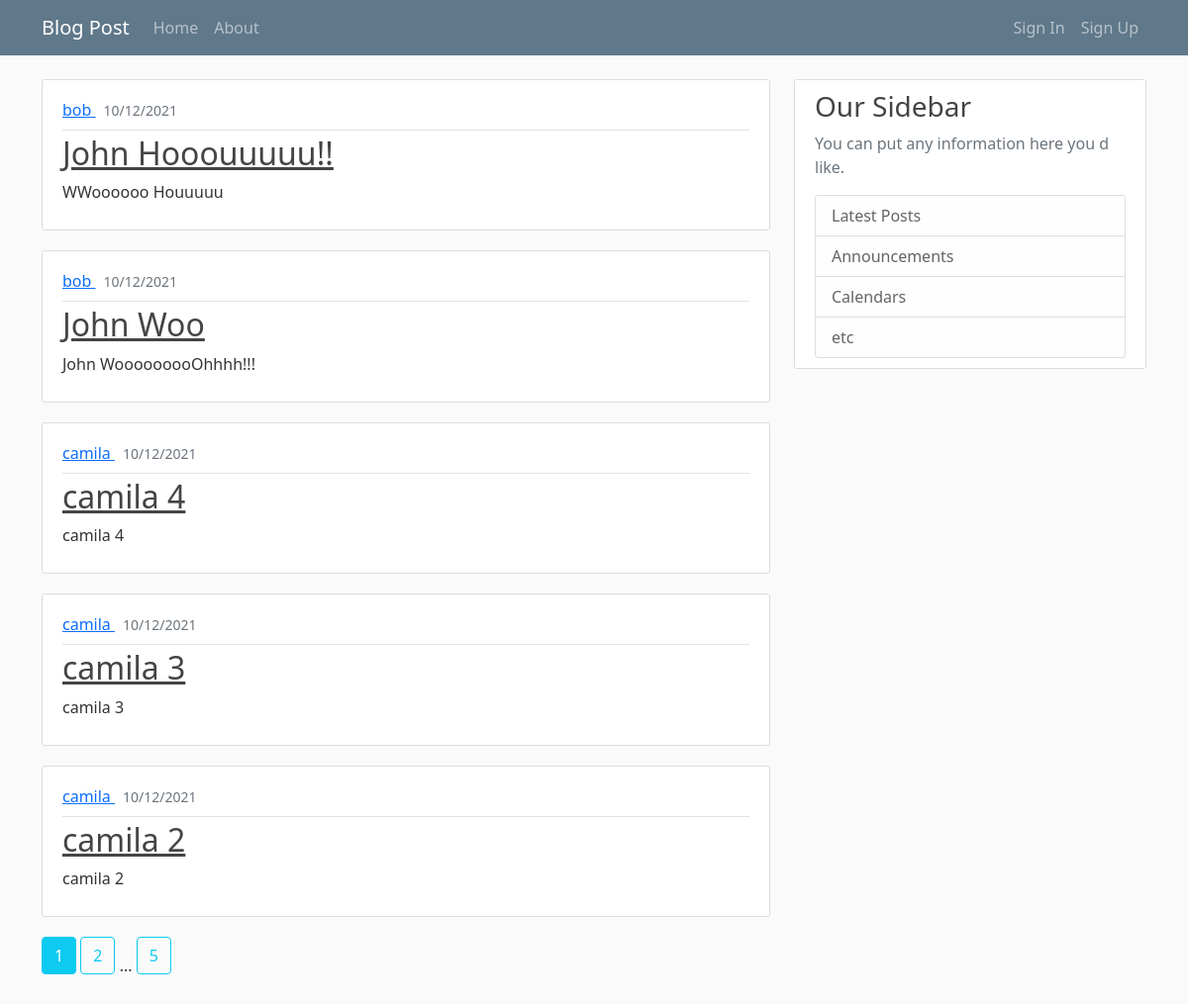
The page /home on the database its author committed.
### flaskblog/models.py (models this page shows, shortened)
class Post(db.Model):
    id = db.Column(db.Integer, primary_key=True)
    title = db.Column(db.String(100), nullable=False)
    content = db.Column(db.Text, nullable=False)
    created_at = db.Column(db.DateTime, nullable=False, default=datetime.utcnow)
    user_id = db.Column(db.Integer, db.ForeignKey("user.id"), nullable=False)

class User(db.Model, UserMixin):
    id = db.Column(db.Integer, primary_key=True)
    username = db.Column(db.String(20), unique=True, nullable=False)
    email = db.Column(db.String(120), unique=True, nullable=False)
    image_file = db.Column(db.String(20), nullable=False, default="default.jpg")
    password_hash = db.Column(db.String(60), nullable=False)
    created_at = db.Column(db.DateTime, nullable=False, default=datetime.utcnow)
    posts = db.relationship("Post", backref=db.backref("author", lazy=True))

### flaskblog/main/routes.py (the view)
@main.route("/")
@main.route("/home")
def home():
    page = request.args.get("page", 1, type=int)
    posts = Post.query.order_by(Post.created_at.desc()).paginate(per_page=5, page=page)
    return render_template("home.html", posts=posts)

### flaskblog/templates/home.html
{% extends "layout.html" %}
{% block content %}
  {% for post in posts.items %}
    <article class="media content-section">
      <div class="media-body">
	<div class="article-metadata py-2">
	  <a class="me-2"
             href="{{ url_for('posts.get_posts_by_username', username=post.author.username) }}">
            {{ post.author.username }}
          </a>
	  <small class="text-muted">{{ post.created_at.strftime("%d/%m/%Y") }}</small>
	</div>
	<h2>
	  <a class="article-title" href="{{ url_for('posts.get_post', post_id=post.id) }}">
	    {{ post.title }}
	  </a>
	</h2>
	<p class="article-content">{{ post.content }}</p>
      </div>
    </article>
  {% endfor %}
  {% for page_num in posts.iter_pages(left_edge=1, right_edge=1, left_current=1, right_current=2) %}
    {% if not page_num %}
      ...
    {% elif posts.page == page_num %}
      <a href="{{ url_for('main.home', page=page_num) }}" class="btn btn-info mb-4 text-white">
        {{ page_num }}
      </a>
    {% else %}
      <a href="{{ url_for('main.home', page=page_num) }}" class="btn btn-outline-info mb-4">
        {{ page_num }}
      </a>
    {% endif %}
  {% endfor %}
{% endblock content %}

### flaskblog/static/main.css (style rules this page uses)
body { background: #fafafa; color: #333333; }
h1, h2, h3, h4, h5, h6 { color: #444444; }
.content-section { background: #ffffff; padding: 10px 20px; border: 1px solid #dddddd; border-radius: 3px; margin-bottom: 20px; }
.article-title { color: #444444; }
.article-content { white-space: pre-line; }
.article-metadata { padding-bottom: 1px; margin-bottom: 4px; border-bottom: 1px solid #e3e3e3 }

### rows shown on the page
Post: author.username "bob", created_at "10/12/2021", title "John Hooouuuuu!!", content "WWoooooo Houuuuu"
Post: author.username "bob", created_at "10/12/2021", title "John Woo", content "John WooooooooOhhhh!!!"
Post: author.username "camila", created_at "10/12/2021", title "camila 4", content "camila 4"
Post: author.username "camila", created_at "10/12/2021", title "camila 3", content "camila 3"
Post: author.username "camila", created_at "10/12/2021", title "camila 2", content "camila 2"

### other values the page prints
{{ page_num }} "1"
{{ page_num }} "2" "5"
